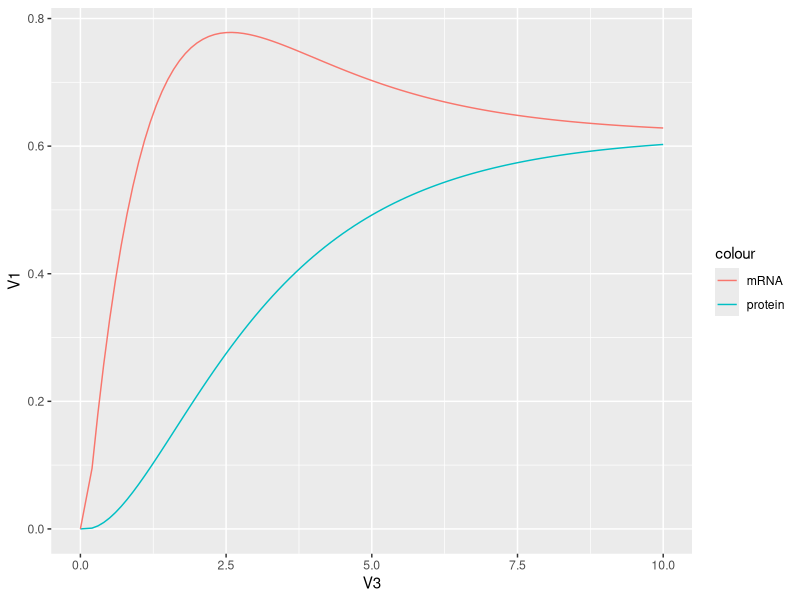

The R script that drew this image:
library(ggplot2)

Ec_p <- function(R, P){
	inc=(alpha*R-beta*P)
	return(inc)
}

Ec_r <- function(R, P){
	inc=(1/(1+P)-R)
	return(inc)
}

p0=0
r0=0
beta=1/4
alpha=1/4
time_increment=0.1
p_r_matrix=matrix(0, nrow=100, ncol=3)

p_r_matrix[1,1]=p0
p_r_matrix[1,2]=r0
p_r_matrix[1,3]=0
x=2

for(time in seq(time_increment*2, 10, by=time_increment)){
	p0=p_r_matrix[x-1,1]
	r0=p_r_matrix[x-1,2]

	k1_r=time_increment*Ec_r(R=r0, P=p0)
	k1_p=time_increment*Ec_p(R=r0, P=p0)

	k2_r=time_increment*Ec_r(R=r0+k1_r/2, P=p0+k1_p/2)
	k2_p=time_increment*Ec_p(R=r0+k1_r/2, P=p0+k1_p/2)
	
	pn=p0+k2_p
	rn=r0+k2_r

	p_r_matrix[x,1]=pn
	p_r_matrix[x,2]=rn
	p_r_matrix[x,3]=time
	x=x+1
}
print(p_r_matrix[100,1:3])

p_r_data=as.data.frame (p_r_matrix)
p_r_plot=ggplot(p_r_data)+
geom_line(aes(x=V3, y=V1, color='protein'))+
geom_line(aes(x=V3, y=V2, color='mRNA'))
head(p_r_data)
p_r_plot
